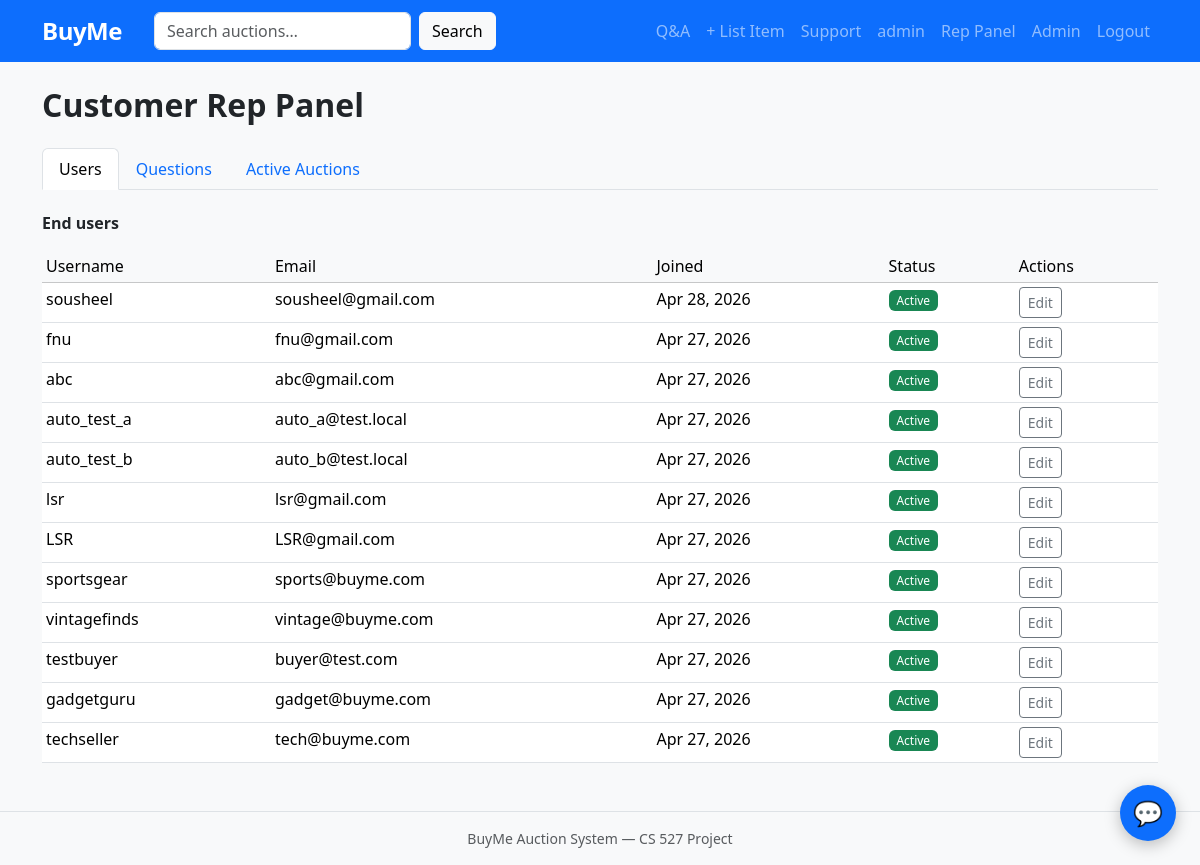
The page /rep/dashboard (signed in) on the database its author committed.
### app.py (models this page shows)
class User(db.Model):
    __tablename__ = 'users'
    user_id    = db.Column(db.Integer, primary_key=True)
    username   = db.Column(db.String(80), unique=True, nullable=False)
    email      = db.Column(db.String(120), unique=True, nullable=False)
    password   = db.Column(db.String(256), nullable=False)
    role       = db.Column(db.Enum('buyer_seller', 'customer_rep', 'admin'), default='buyer_seller')
    is_active  = db.Column(db.Boolean, default=True)
    created_at = db.Column(db.DateTime, default=datetime.utcnow)
    created_by = db.Column(db.Integer, db.ForeignKey('users.user_id'), nullable=True)
    is_anonymous = db.Column(db.Boolean, default=False)  # hide username in bid history
    items      = db.relationship('Item', backref='seller', foreign_keys='Item.seller_id', lazy=True)
    bids       = db.relationship('Bid', backref='bidder', lazy=True)
    alerts     = db.relationship('Alert', backref='user', lazy=True)

### app.py (the view)
@app.route('/rep/dashboard')
@login_required
@role_required('customer_rep', 'admin')
def rep_dashboard():
    users = User.query.filter_by(role='buyer_seller').order_by(User.created_at.desc()).all()
    flagged_items = Item.query.filter_by(status='active').order_by(Item.created_at.desc()).all()
    questions = SupportQuestion.query.order_by(
        SupportQuestion.status.asc(),
        SupportQuestion.created_at.desc()
    ).all()
    return render_template('rep_dashboard.html', users=users,
                           flagged_items=flagged_items,
                           questions=questions)

### app.py (called while the page is built)
def login_required(f):
    @wraps(f)
    def decorated(*args, **kwargs):
        if 'user_id' not in session:
            flash('Please log in first.', 'warning')
            return redirect(url_for('login'))
        return f(*args, **kwargs)
    return decorated

def role_required(*roles):
    def decorator(f):
        @wraps(f)
        def decorated(*args, **kwargs):
            if session.get('role') not in roles:
                flash('Access denied.', 'danger')
                return redirect(url_for('index'))
            return f(*args, **kwargs)
        return decorated
    return decorator

    @property
    def display_price(self):
        return self.current_price if self.current_price else self.start_price

### templates/rep_dashboard.html (shortened to what this page needs)
{% extends 'base.html' %}
{% block content %}
<h2 class="fw-bold mb-4">Customer Rep Panel</h2>
<ul class="nav nav-tabs mb-4">
  <li class="nav-item"><a class="nav-link active" data-bs-toggle="tab" href="#users">Users</a></li>
  <li class="nav-item"><a class="nav-link" data-bs-toggle="tab" href="#questions">Questions</a></li>
  <li class="nav-item"><a class="nav-link" data-bs-toggle="tab" href="#auctions">Active Auctions</a></li>
</ul>
<div class="tab-content">
  <div class="tab-pane fade show active" id="users">
    <h6 class="fw-bold mb-3">End users</h6>
    <table class="table table-hover table-sm">
      <thead class="table-light">
        <tr><th>Username</th><th>Email</th><th>Joined</th><th>Status</th><th>Actions</th></tr>
      </thead>
      <tbody>
        {% for u in users %}
        <tr>
          <td>{{ u.username }}</td>
          <td>{{ u.email }}</td>
          <td>{{ u.created_at.strftime('%b %d, %Y') }}</td>
          <td>
            {% if u.is_active %}<span class="badge bg-success">Active</span>
            {% else %}<span class="badge bg-secondary">Inactive</span>{% endif %}
          </td>
          <td>
            <a href="{{ url_for('rep_edit_user', user_id=u.user_id) }}"
               class="btn btn-outline-secondary btn-sm">Edit</a>
          </td>
        </tr>
        {% endfor %}
      </tbody>
    </table>
  </div>
</div>
{% endblock %}

### static/css/style.css (style rules this page uses)
body { background-color: #f8f9fa; }
.badge { font-weight: 500; }
.table th { font-weight: 500; }

### rows shown on the page
User: username "sousheel", email "sousheel@gmail.com", created_at "Apr 28, 2026", is_active "Active"
User: username "fnu", email "fnu@gmail.com", created_at "Apr 27, 2026", is_active "Active"
User: username "abc", email "abc@gmail.com", created_at "Apr 27, 2026", is_active "Active"
User: username "auto_test_a", email "auto_a@test.local", created_at "Apr 27, 2026", is_active "Active"
User: username "auto_test_b", email "auto_b@test.local", created_at "Apr 27, 2026", is_active "Active"
User: username "lsr", email "lsr@gmail.com", created_at "Apr 27, 2026", is_active "Active"
User: username "LSR", email "LSR@gmail.com", created_at "Apr 27, 2026", is_active "Active"
User: username "sportsgear", email "sports@buyme.com", created_at "Apr 27, 2026", is_active "Active"
User: username "vintagefinds", email "vintage@buyme.com", created_at "Apr 27, 2026", is_active "Active"
User: username "testbuyer", email "buyer@test.com", created_at "Apr 27, 2026", is_active "Active"
User: username "gadgetguru", email "gadget@buyme.com", created_at "Apr 27, 2026", is_active "Active"
User: username "techseller", email "tech@buyme.com", created_at "Apr 27, 2026", is_active "Active"

### other values the page prints
{{ session.username }} "admin"
